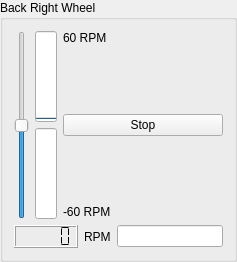
        <widget class="QGroupBox" name="groupBox_13">
         <property name="geometry">
          <rect>
           <x>229</x>
           <y>174</y>
           <width>237</width>
           <height>158</height>
          </rect>
         </property>
         <property name="sizePolicy">
          <sizepolicy hsizetype="Preferred" vsizetype="Preferred">
           <horstretch>1</horstretch>
           <verstretch>1</verstretch>
          </sizepolicy>
         </property>
         <property name="focusPolicy">
          <enum>Qt::NoFocus</enum>
         </property>
         <property name="title">
          <string>Back Right Wheel</string>
         </property>
         <layout class="QVBoxLayout" name="verticalLayout_30">
          <item>
           <layout class="QHBoxLayout" name="horizontalLayout_28">
            <item>
             <widget class="QSlider" name="slider_BackRightWheel">
              <property name="focusPolicy">
               <enum>Qt::NoFocus</enum>
              </property>
              <property name="minimum">
               <number>-100</number>
              </property>
              <property name="maximum">
               <number>100</number>
              </property>
              <property name="value">
               <number>0</number>
              </property>
              <property name="orientation">
               <enum>Qt::Vertical</enum>
              </property>
             </widget>
            </item>
            <item>
             <layout class="QVBoxLayout" name="verticalLayout_31">
              <item>
               <widget class="QProgressBar" name="progressBar_BackRightWheelForwards">
                <property name="focusPolicy">
                 <enum>Qt::NoFocus</enum>
                </property>
                <property name="layoutDirection">
                 <enum>Qt::LeftToRight</enum>
                </property>
                <property name="value">
                 <number>0</number>
                </property>
                <property name="textVisible">
                 <bool>true</bool>
                </property>
                <property name="orientation">
                 <enum>Qt::Vertical</enum>
                </property>
                <property name="textDirection">
                 <enum>QProgressBar::TopToBottom</enum>
                </property>
               </widget>
              </item>
              <item>
               <widget class="QProgressBar" name="progressBar_BackRightWheeBackwards">
                <property name="focusPolicy">
                 <enum>Qt::NoFocus</enum>
                </property>
                <property name="layoutDirection">
                 <enum>Qt::LeftToRight</enum>
                </property>
                <property name="value">
                 <number>0</number>
                </property>
                <property name="orientation">
                 <enum>Qt::Vertical</enum>
                </property>
                <property name="invertedAppearance">
                 <bool>true</bool>
                </property>
               </widget>
              </item>
             </layout>
            </item>
            <item>
             <layout class="QVBoxLayout" name="verticalLayout_32">
              <item>
               <widget class="QLabel" name="label_26">
                <property name="focusPolicy">
                 <enum>Qt::NoFocus</enum>
                </property>
                <property name="text">
                 <string>60 RPM</string>
                </property>
               </widget>
              </item>
              <item>
               <spacer name="verticalSpacer_24">
                <property name="focusPolicy">
                 <enum>Qt::NoFocus</enum>
                </property>
                <property name="orientation">
                 <enum>Qt::Vertical</enum>
                </property>
                <property name="sizeHint" stdset="0">
                 <size>
                  <width>20</width>
                  <height>40</height>
                 </size>
                </property>
               </spacer>
              </item>
              <item>
               <widget class="QPushButton" name="pushButton_BackRightWheelStop">
                <property name="focusPolicy">
                 <enum>Qt::NoFocus</enum>
                </property>
                <property name="text">
                 <string>Stop</string>
                </property>
               </widget>
              </item>
              <item>
               <spacer name="verticalSpacer_25">
                <property name="focusPolicy">
                 <enum>Qt::NoFocus</enum>
                </property>
                <property name="orientation">
                 <enum>Qt::Vertical</enum>
                </property>
                <property name="sizeHint" stdset="0">
                 <size>
                  <width>20</width>
                  <height>40</height>
                 </size>
                </property>
               </spacer>
              </item>
              <item>
               <widget class="QLabel" name="label_27">
                <property name="focusPolicy">
                 <enum>Qt::NoFocus</enum>
                </property>
                <property name="text">
                 <string>-60 RPM</string>
                </property>
               </widget>
              </item>
             </layout>
            </item>
           </layout>
          </item>
          <item>
           <layout class="QHBoxLayout" name="horizontalLayout_29">
            <item>
             <widget class="QLCDNumber" name="lcdNumber_BackRightWheel">
              <property name="focusPolicy">
               <enum>Qt::NoFocus</enum>
              </property>
              <property name="smallDecimalPoint">
               <bool>false</bool>
              </property>
              <property name="segmentStyle">
               <enum>QLCDNumber::Flat</enum>
              </property>
              <property name="value" stdset="0">
               <double>0.000000000000000</double>
              </property>
             </widget>
            </item>
            <item>
             <widget class="QLabel" name="label_28">
              <property name="focusPolicy">
               <enum>Qt::NoFocus</enum>
              </property>
              <property name="text">
               <string>RPM</string>
              </property>
             </widget>
            </item>
            <item>
             <widget class="IntEdit" name="lineEdit_BackRightWheel"/>
            </item>
           </layout>
          </item>
         </layout>
        </widget>
